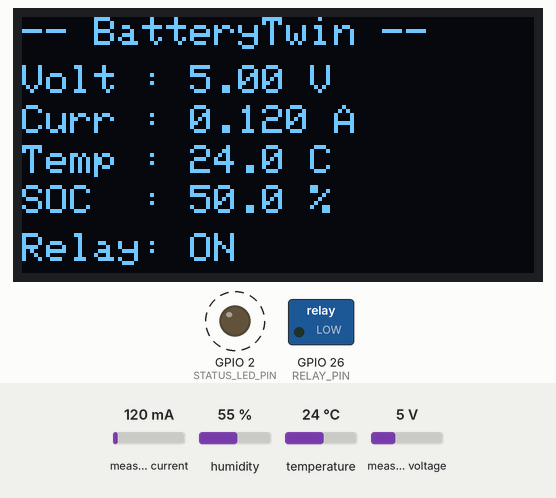
This sketch was run on a simulated ESP32. On the bench: 128×64 one-colour display, switched loads named in the sketch (green lamp = pin HIGH), output pins drawn as LEDs (lit = HIGH). Dashed ring = blinking. The inputs (shaded band) are chosen by the test bench; at power-on: measured current 120 mA, temperature 24 °C, measured voltage 5 V, humidity 55 %. WiFi joins after 1.5 s; servers stay silent unless stated; no MQTT or app messages arrive unless stated; what the sketch prints to the serial monitor is not drawn.

Above: at 8.2 s.
8.3 s: measured current set to 40 mA
At 10.6 s:
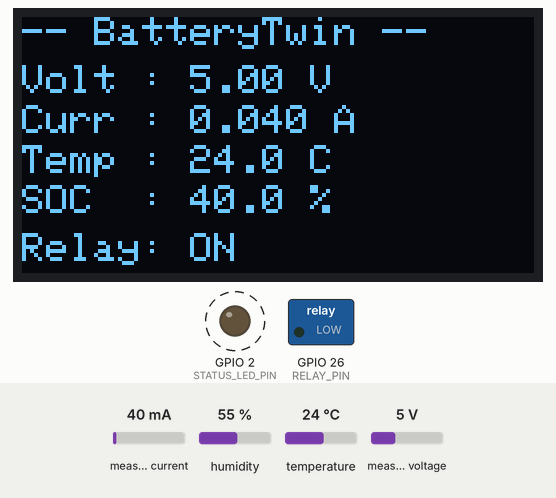
15.5 s: temperature set to 12 °C
At 20.3 s:
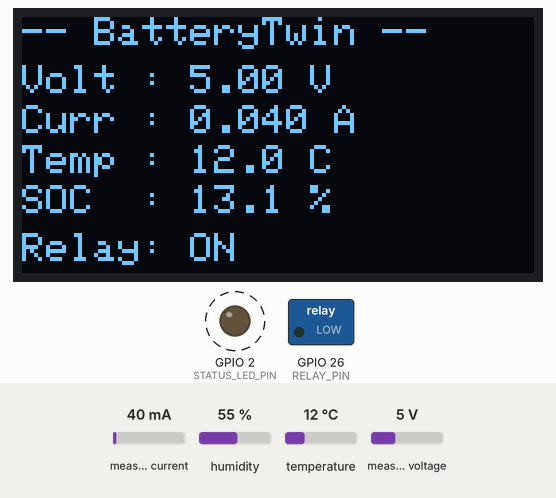
22.5 s: measured voltage set to 0.3 V
At 24.5 s:
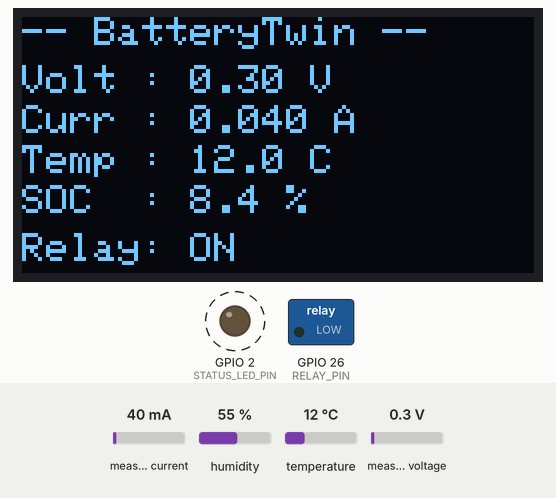
26.5 s: temperature set to 19 °C
At 27.6 s:
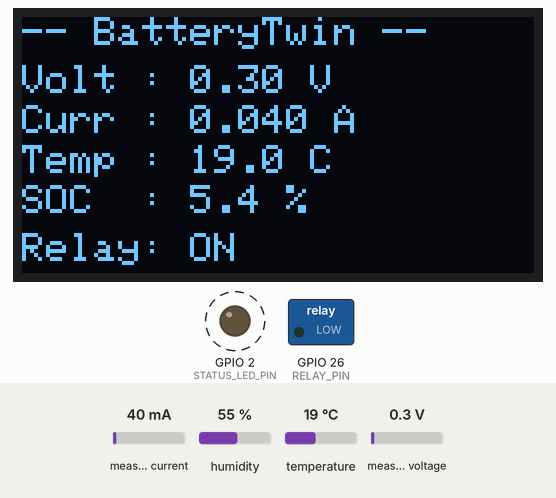
32.5 s: measured current set to 500 mA
At 33.7 s:
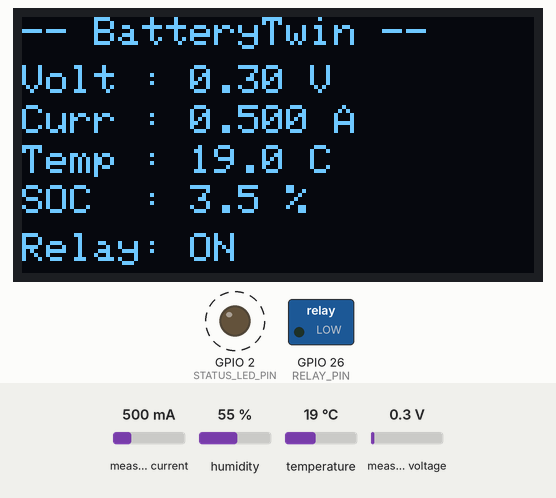
Timing chart, 0 to 37.5 s (numbered marks = the images above; inputs shaded):
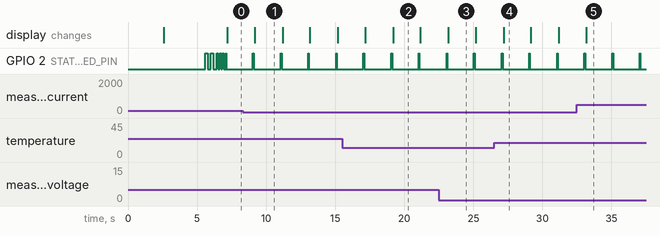

Measured:
- after the input at 8.3 s, the display: changes after 0.87 s (image 1)
- by itself, GPIO 2 (STATUS_LED_PIN): alternates HIGH for 0.05 s and LOW for 2.0 s
- what the display in image 1 shows lasts 2.0 s, from 9.2 s to 11.2 s

The sketch:

battery_sensor.ino
```cpp
/**
 * battery_sensor.ino
 * -------------------
 * BatteryTwin ESP32 Firmware
 *
 * Hardware:
 *   - ESP32 (any variant with WiFi)
 *   - INA219 (voltage + current measurement via I²C)
 *   - DHT11  (temperature sensor on GPIO 4)
 *   - OLED   (SSD1306 128x64 I²C display on GPIO 21/22)
 *   - 5V Relay module (GPIO 26)
 *   - 7.4V Li-ion battery (2S)
 *   - 9V adapter (charger input)
 *
 * Wiring:
 *   INA219:
 *     VCC  → 3.3V
 *     GND  → GND
 *     SDA  → GPIO 21
 *     SCL  → GPIO 22
 *     VIN+ → 9V Adapter(+) after fuse/switch
 *     VIN- → Relay COM
 *
 *   DHT11:
 *     VCC  → 3.3V
 *     DATA → GPIO 4  (4.7kΩ pull-up to 3.3V)
 *     GND  → GND
 *
 *   OLED (SSD1306 I2C):
 *     VCC  → 3.3V
 *     GND  → GND
 *     SDA  → GPIO 21 (shared with INA219)
 *     SCL  → GPIO 22 (shared with INA219)
 *
 *   Relay:
 *     VCC  → 5V
 *     GND  → GND
 *     IN   → GPIO 26
 *     COM  → INA219 VIN-
 *     NO   → Battery(+) 7.4V
 *
 *   LM2596:
 *     IN(+) → 9V Adapter(+)
 *     IN(-) → GND
 *     OUT(+)→ 5V rail (Relay VCC)
 *     OUT(-)→ GND
 *
 * Dependencies (install via Arduino Library Manager):
 *   - Adafruit INA219       (by Adafruit)
 *   - DHT sensor library    (by Adafruit)
 *   - Adafruit Unified Sensor (by Adafruit)
 *   - Adafruit SSD1306      (by Adafruit)
 *   - Adafruit GFX Library  (by Adafruit)
 *   - PubSubClient          (by Nick O'Leary)
 *   - ArduinoJson           (by Benoit Blanchon)
 */

#include <WiFi.h>
#include <PubSubClient.h>
#include <Wire.h>
#include <Adafruit_INA219.h>
#include <DHT.h>
#include <Adafruit_GFX.h>
#include <Adafruit_SSD1306.h>
#include <ArduinoJson.h>

// ═══════════════════════════════════════════════════════════════════
// CONFIGURATION – edit these values
// ═══════════════════════════════════════════════════════════════════

// WiFi credentials
const char* WIFI_SSID     = "BHASKAR-2.4_EXT";
const char* WIFI_PASSWORD = "12345678";

// MQTT broker (your PC's LAN IP where Mosquitto runs)
const char* MQTT_BROKER   = "192.168.1.100";
const int   MQTT_PORT     = 1883;
const char* MQTT_USERNAME = "";
const char* MQTT_PASSWORD_STR = "";

// MQTT topics
const char* TOPIC_DATA      = "chargex/battery/data";
const char* TOPIC_RELAY     = "chargex/relay/control";
const char* TOPIC_HEARTBEAT = "chargex/device/heartbeat";

// Device identity
const char* BATTERY_ID  = "BATTERY_01";
const char* CLIENT_ID   = "esp32-battery-01";

// Hardware pins
#define DHT_PIN          4     // DHT11 data pin
#define DHT_TYPE         DHT11
#define RELAY_PIN        26    // Relay IN pin
#define STATUS_LED_PIN   2     // Built-in LED

// OLED display
#define OLED_WIDTH       128
#define OLED_HEIGHT      64
#define OLED_RESET       -1    // no reset pin
#define OLED_ADDRESS     0x3C  // most common SSD1306 address

// Timing
const unsigned long PUBLISH_INTERVAL_MS   = 2000;
const unsigned long HEARTBEAT_INTERVAL_MS = 10000;
const unsigned long RECONNECT_DELAY_MS    = 5000;

// ── 7.4V Li-ion battery (2S) parameters ───────────────────────────
const float BATTERY_FULL_V      = 8.40;   // 2S full charge (4.20V × 2)
const float BATTERY_EMPTY_V     = 6.00;   // 2S cutoff voltage (3.00V × 2)
const float NOMINAL_CAPACITY_AH = 2.0;    // Ah — adjust to your pack

// ═══════════════════════════════════════════════════════════════════
// GLOBALS
// ═══════════════════════════════════════════════════════════════════

Adafruit_INA219    ina219;
DHT                dht(DHT_PIN, DHT_TYPE);
Adafruit_SSD1306   oled(OLED_WIDTH, OLED_HEIGHT, &Wire, OLED_RESET);
WiFiClient         wifiClient;
PubSubClient       mqttClient(wifiClient);

unsigned long lastPublishMs   = 0;
unsigned long lastHeartbeatMs = 0;
unsigned long lastSocMs       = 0;
bool          relayState      = true;
float         socEstimate     = 50.0;

// ═══════════════════════════════════════════════════════════════════
// SETUP
// ═══════════════════════════════════════════════════════════════════

void setup() {
  Serial.begin(115200);
  delay(500);
  Serial.println("\n[BatteryTwin] ESP32 Firmware starting...");

  // GPIO
  pinMode(RELAY_PIN, OUTPUT);
  pinMode(STATUS_LED_PIN, OUTPUT);
  setRelay(true);

  // I²C
  Wire.begin(21, 22);

  // INA219
  if (!ina219.begin()) {
    Serial.println("[ERROR] INA219 not found! Check wiring.");
    while (true) { blinkLed(3, 200); delay(1000); }
  }
  ina219.setCalibration_32V_2A();
  Serial.println("[OK] INA219 initialised.");

  // DHT11
  dht.begin();
  delay(2000); // DHT11 needs 2s after power-on
  float testTemp = dht.readTemperature();
  if (isnan(testTemp)) {
    Serial.println("[WARN] DHT11 first read failed — will retry in loop.");
  } else {
    Serial.printf("[OK] DHT11 initialised. Temp=%.1f°C\n", testTemp);
  }

  // OLED
  if (!oled.begin(SSD1306_SWITCHCAPVCC, OLED_ADDRESS)) {
    Serial.println("[WARN] OLED not found. Display disabled.");
  } else {
    Serial.println("[OK] OLED initialised.");
    showOledBoot();
  }

  // WiFi + MQTT
  connectWiFi();
  mqttClient.setServer(MQTT_BROKER, MQTT_PORT);
  mqttClient.setCallback(mqttCallback);
  mqttClient.setBufferSize(512);
  connectMQTT();

  lastSocMs = millis();
  Serial.println("[BatteryTwin] Ready.");
}

// ═══════════════════════════════════════════════════════════════════
// MAIN LOOP
// ═══════════════════════════════════════════════════════════════════

void loop() {
  if (WiFi.status() != WL_CONNECTED) {
    Serial.println("[WiFi] Lost connection. Reconnecting...");
    connectWiFi();
  }
  if (!mqttClient.connected()) connectMQTT();
  mqttClient.loop();

  unsigned long now = millis();

  if (now - lastPublishMs >= PUBLISH_INTERVAL_MS) {
    lastPublishMs = now;
    publishSensorData();
  }
  if (now - lastHeartbeatMs >= HEARTBEAT_INTERVAL_MS) {
    lastHeartbeatMs = now;
    publishHeartbeat();
  }
}

// ═══════════════════════════════════════════════════════════════════
// SENSOR READING
// ═══════════════════════════════════════════════════════════════════

float readVoltage() {
  return ina219.getBusVoltage_V();
}

float readCurrent() {
  return ina219.getCurrent_mA() / 1000.0;
}

float readTemperature() {
  float t = dht.readTemperature();
  if (isnan(t)) {
    Serial.println("[WARN] DHT11 read failed. Using last known value.");
    return 25.0; // fallback
  }
  return t;
}

float estimateSOC(float voltage, float currentA, float dtSeconds) {
  // Coulomb counting
  float delta = (currentA * (dtSeconds / 3600.0) / NOMINAL_CAPACITY_AH) * 100.0;
  socEstimate += delta;
  socEstimate = constrain(socEstimate, 0.0, 100.0);

  // OCV recalibration when idle
  if (abs(currentA) < 0.05) {
    float ocvSoc = (voltage - BATTERY_EMPTY_V) /
                   (BATTERY_FULL_V - BATTERY_EMPTY_V) * 100.0;
    ocvSoc = constrain(ocvSoc, 0.0, 100.0);
    socEstimate = 0.8 * socEstimate + 0.2 * ocvSoc;
  }
  return socEstimate;
}

// ═══════════════════════════════════════════════════════════════════
// MQTT PUBLISHING
// ═══════════════════════════════════════════════════════════════════

void publishSensorData() {
  unsigned long now = millis();
  float dtSeconds   = (now - lastSocMs) / 1000.0;
  lastSocMs = now;

  float voltage     = constrain(readVoltage(),     0.0, 10.0);
  float currentA    = readCurrent();
  float temperature = constrain(readTemperature(), -10.0, 85.0);
  float soc         = estimateSOC(voltage, currentA, dtSeconds);
  float power       = voltage * currentA;

  // Build JSON
  StaticJsonDocument<256> doc;
  doc["battery_id"]    = BATTERY_ID;
  doc["voltage_v"]     = round(voltage     * 1000.0) / 1000.0;
  doc["current_a"]     = round(currentA    * 1000.0) / 1000.0;
  doc["temperature_c"] = round(temperature * 100.0)  / 100.0;
  doc["soc_percent"]   = round(soc         * 100.0)  / 100.0;
  doc["data_source"]   = "ESP32_HARDWARE";
  doc["timestamp_ms"]  = (unsigned long)now;

  char payload[256];
  serializeJson(doc, payload);

  if (mqttClient.publish(TOPIC_DATA, payload, false)) {
    Serial.printf("[MQTT] V=%.2fV I=%.3fA T=%.1f°C SOC=%.1f%%\n",
                  voltage, currentA, temperature, soc);
    blinkLed(1, 50);
  } else {
    Serial.println("[MQTT] Publish failed.");
  }

  // Update OLED
  updateOled(voltage, currentA, temperature, soc);
}

void publishHeartbeat() {
  StaticJsonDocument<128> doc;
  doc["device_id"]   = CLIENT_ID;
  doc["uptime_ms"]   = millis();
  doc["relay_state"] = relayState;
  doc["wifi_rssi"]   = WiFi.RSSI();
  char payload[128];
  serializeJson(doc, payload);
  mqttClient.publish(TOPIC_HEARTBEAT, payload, false);
}

// ═══════════════════════════════════════════════════════════════════
// MQTT CALLBACK
// ═══════════════════════════════════════════════════════════════════

void mqttCallback(char* topic, byte* payload, unsigned int length) {
  String msg;
  for (unsigned int i = 0; i < length; i++) msg += (char)payload[i];
  Serial.printf("[MQTT] Received on '%s': %s\n", topic, msg.c_str());

  if (String(topic) == TOPIC_RELAY) {
    StaticJsonDocument<128> doc;
    if (deserializeJson(doc, msg)) return;
    bool newState     = doc["relay_state"] | true;
    const char* reason = doc["reason"] | "";
    setRelay(newState);
    Serial.printf("[RELAY] → %s | %s\n", newState ? "ON" : "OFF", reason);
  }
}

// ═══════════════════════════════════════════════════════════════════
// RELAY
// ═══════════════════════════════════════════════════════════════════

void setRelay(bool on) {
  relayState = on;
  // Active-LOW relay: LOW = ON, HIGH = OFF
  digitalWrite(RELAY_PIN, on ? LOW : HIGH);
  Serial.printf("[RELAY] %s\n", on ? "ON (charging allowed)" : "OFF (charging cut)");
}

// ═══════════════════════════════════════════════════════════════════
// OLED DISPLAY
// ═══════════════════════════════════════════════════════════════════

void showOledBoot() {
  oled.clearDisplay();
  oled.setTextSize(1);
  oled.setTextColor(SSD1306_WHITE);
  oled.setCursor(10, 10);
  oled.println("BatteryTwin");
  oled.setCursor(10, 25);
  oled.println("Initialising...");
  oled.display();
  delay(1500);
}

void updateOled(float v, float i, float t, float soc) {
  oled.clearDisplay();
  oled.setTextSize(1);
  oled.setTextColor(SSD1306_WHITE);

  // Title
  oled.setCursor(0, 0);
  oled.println("-- BatteryTwin --");

  // Voltage
  oled.setCursor(0, 12);
  oled.printf("Volt : %.2f V", v);

  // Current
  oled.setCursor(0, 22);
  oled.printf("Curr : %.3f A", i);

  // Temperature
  oled.setCursor(0, 32);
  oled.printf("Temp : %.1f C", t);

  // SOC
  oled.setCursor(0, 42);
  oled.printf("SOC  : %.1f %%", soc);

  // Relay status
  oled.setCursor(0, 54);
  oled.printf("Relay: %s", relayState ? "ON " : "OFF");

  oled.display();
}

// ═══════════════════════════════════════════════════════════════════
// CONNECTIVITY
// ═══════════════════════════════════════════════════════════════════

void connectWiFi() {
  Serial.printf("[WiFi] Connecting to %s", WIFI_SSID);
  WiFi.mode(WIFI_STA);
  WiFi.begin(WIFI_SSID, WIFI_PASSWORD);
  int attempts = 0;
  while (WiFi.status() != WL_CONNECTED && attempts < 30) {
    delay(500);
    Serial.print(".");
    attempts++;
  }
  if (WiFi.status() == WL_CONNECTED) {
    Serial.printf("\n[WiFi] Connected! IP: %s\n",
                  WiFi.localIP().toString().c_str());
    blinkLed(2, 200);
  } else {
    Serial.println("\n[WiFi] Failed. Will retry.");
  }
}

void connectMQTT() {
  int attempts = 0;
  while (!mqttClient.connected() && attempts < 5) {
    Serial.printf("[MQTT] Connecting to %s:%d...\n", MQTT_BROKER, MQTT_PORT);
    bool ok = strlen(MQTT_USERNAME) > 0
              ? mqttClient.connect(CLIENT_ID, MQTT_USERNAME, MQTT_PASSWORD_STR)
              : mqttClient.connect(CLIENT_ID);
    if (ok) {
      Serial.println("[MQTT] Connected.");
      mqttClient.subscribe(TOPIC_RELAY, 1);
      blinkLed(3, 100);
      return;
    }
    Serial.printf("[MQTT] Failed (state=%d). Retrying...\n", mqttClient.state());
    delay(RECONNECT_DELAY_MS);
    attempts++;
  }
}

// ═══════════════════════════════════════════════════════════════════
// UTILITIES
// ═══════════════════════════════════════════════════════════════════

void blinkLed(int times, int ms) {
  for (int i = 0; i < times; i++) {
    digitalWrite(STATUS_LED_PIN, HIGH); delay(ms);
    digitalWrite(STATUS_LED_PIN, LOW);  delay(ms);
  }
}
```
